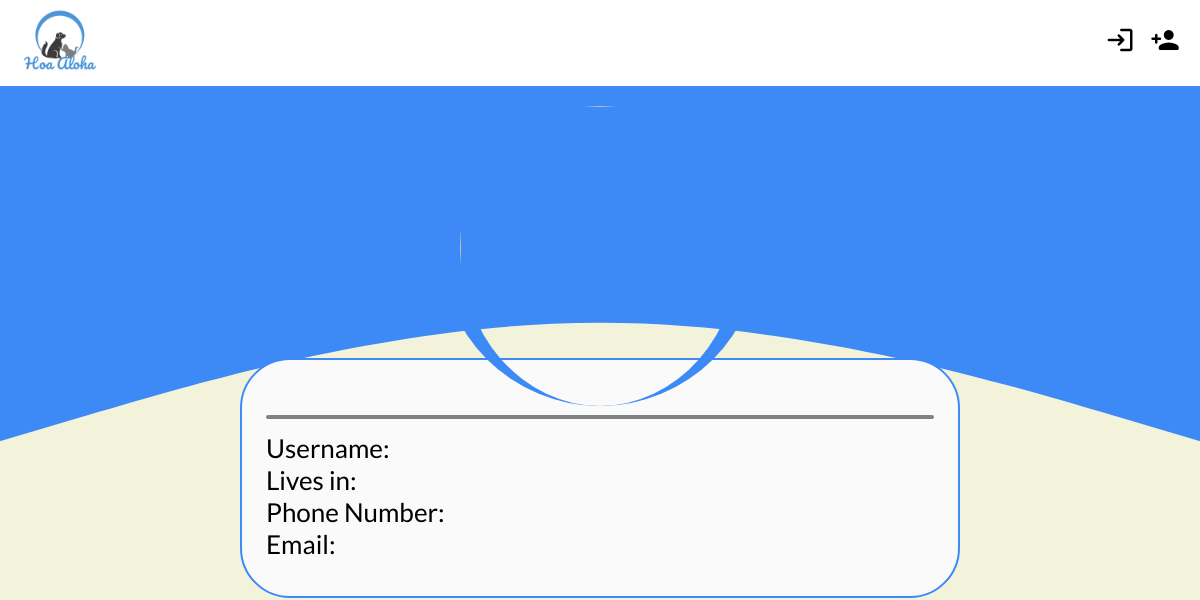
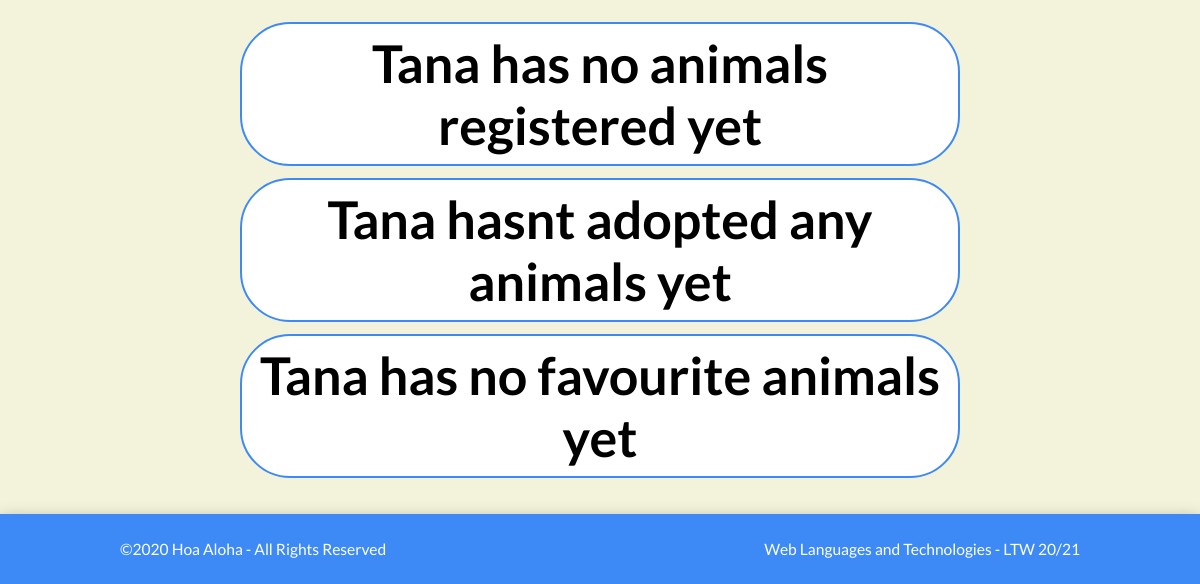
The page /pages/profile.php?username=Tana on the database as committed earlier (2 pictures, top to bottom).
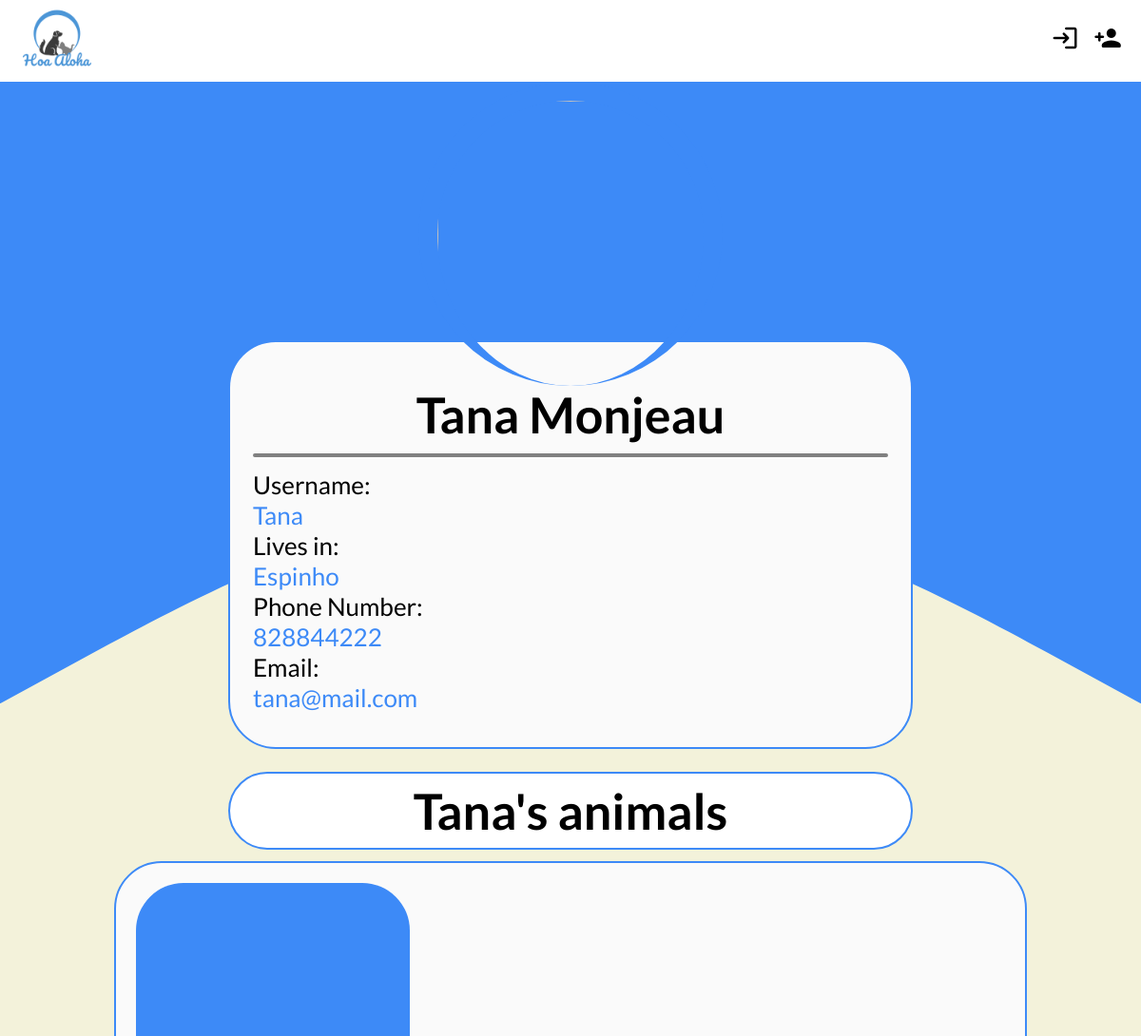
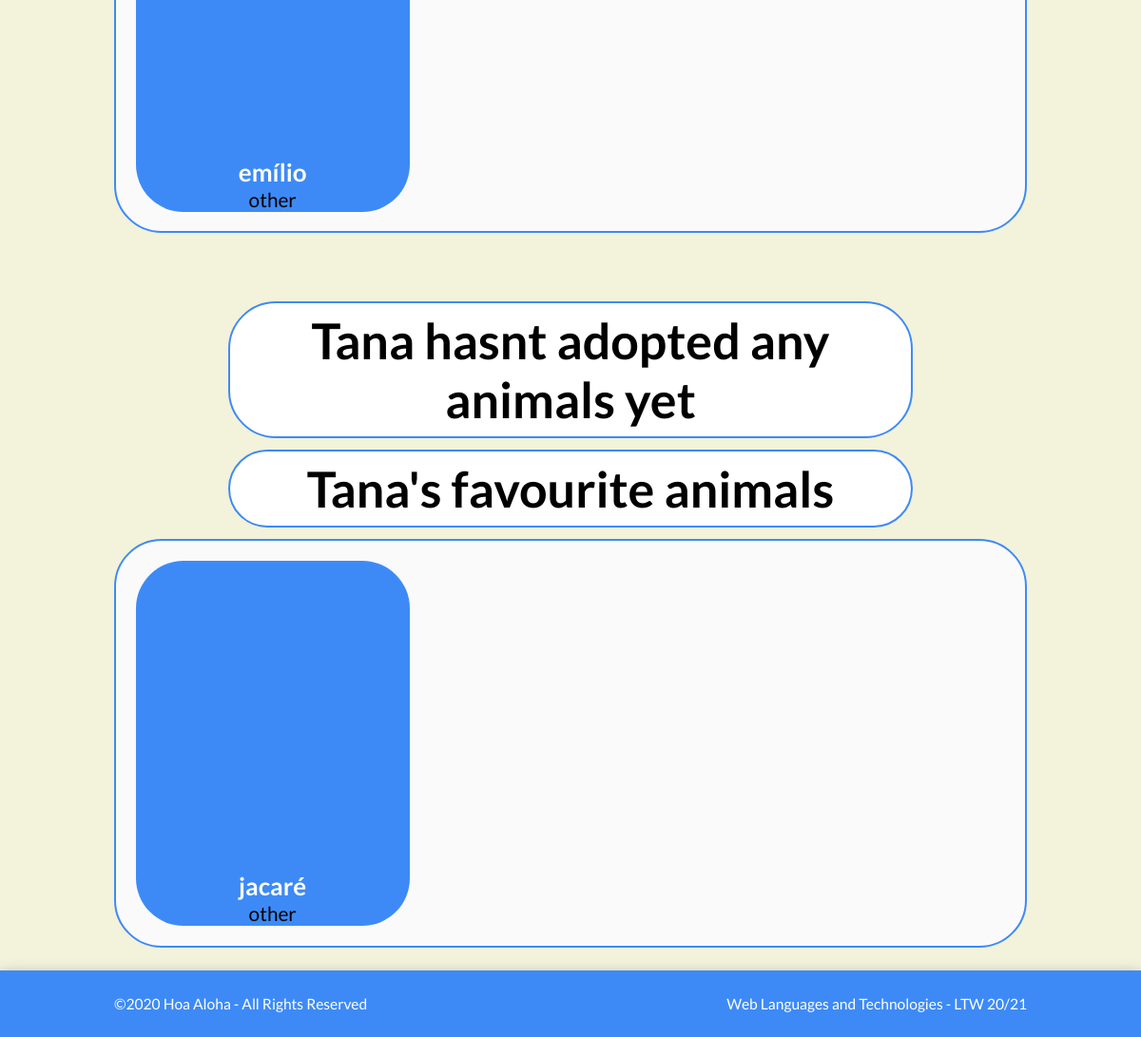
The same page on the database as committed later (2 pictures, top to bottom).
### tables this page shows
CREATE TABLE UserPhotos(
	idUser         	INTEGER REFERENCES UserEntities(id) ON DELETE CASCADE,
	idPhoto        	INTEGER REFERENCES Photos(id) ON DELETE CASCADE,
	PRIMARY KEY 	(idUser,idPhoto)
);

CREATE TABLE UserEntities (
	id              INTEGER PRIMARY KEY AUTOINCREMENT,
	name            VARCHAR(255) NOT NULL,
    username        VARCHAR(255) UNIQUE,
    password        VARCHAR(255) NOT NULL,
	location     	VARCHAR(255) NOT NULL,
	phoneNumber		INT NOT NULL,
	email           VARCHAR(255) NOT NULL
);

CREATE TABLE Topics(
	id 				INTEGER PRIMARY KEY,
    idUserEntity    INTEGER NOT NULL REFERENCES UserEntities(id) ON DELETE CASCADE,
    idPet           INTEGER NOT NULL UNIQUE REFERENCES Pets(id) ON DELETE CASCADE,
	description     VARCHAR(255) NOT NULL,
	data            DATATIME NOT NULL
);

CREATE TABLE Pets(
	id          INTEGER PRIMARY KEY AUTOINCREMENT,
	name        VARCHAR(255) NOT NULL,
	species   	VARCHAR(255) NOT NULL,
	breed       VARCHAR(255) NOT NULL,
	weight      FLOAT,
	color 	    VARCHAR(255) NOT NULL,
	dimension   VARCHAR(255) NOT NULL,
	gender		VARCHAR(255) NOT NULL,
	age			INTEGER NOT NULL
);

CREATE TABLE UserFavourites(
	idUser       	INTEGER REFERENCES UserEntities(id) ON DELETE CASCADE,
	idTopic      	INTEGER REFERENCES Topics(id) ON DELETE CASCADE,
	PRIMARY KEY 	(idUser,idTopic)
);

### database/db_user.php (called while the page is built, shortened)
<?php
  function getUser($username){
    $db = Database::instance()->db();
    $stmt = $db->prepare('SELECT * FROM UserEntities INNER JOIN UserPhotos ON UserEntities.id = UserPhotos.idUser WHERE username = ?');
    $stmt->execute(array($username));
    return $stmt->fetch();
  }
?>

### database/db_animal.php (called while the page is built, shortened)
<?php
  function getAnimal($id) {
    $db = Database::instance()->db();
    $stmt = $db->prepare('SELECT * FROM Pets INNER JOIN PetPhotos ON Pets.id = PetPhotos.idPet WHERE id = ?');
    $stmt->execute(array($id));
    return $stmt->fetchAll();
  }
?>

### database/db_topic.php (called while the page is built, shortened)
<?php
  function getTopic($id) {
    $db = Database::instance()->db();
    $stmt = $db->prepare('SELECT Topics.id, idPet, username, data, description FROM Topics INNER JOIN UserEntities ON Topics.idUserEntity=UserEntities.id WHERE Topics.id = ?');
    $stmt->execute(array($id));
    return $stmt->fetch();
  }
  function getTopicsPostedByUser($idUser){
    $db = Database::instance()->db();
    $stmt = $db->prepare('SELECT DISTINCT * FROM Topics WHERE Topics.idUserEntity = ?');
    $stmt->execute(array($idUser));
    return $stmt->fetchAll();
  }
?>

### database/db_proposal.php (called while the page is built, shortened)
<?php
    function isAnimalAdopted($idPet){
        $db = Database::instance()->db();
        $stmt = $db->prepare('SELECT Proposals.* FROM Proposals, Topics WHERE Proposals.idTopic = Topics.id AND Topics.idPet = ?');
        $stmt->execute(array($idPet));
        $results = $stmt->fetchAll();
        return false;
    }
?>

### database/db_favourites.php (called while the page is built, shortened)
<?php
  function getUsersFavourites($idUser){
    $db = Database::instance()->db();
    $stmt = $db->prepare('SELECT * FROM UserFavourites WHERE UserFavourites.idUser = ?');
    $stmt->execute(array($idUser));
    return $stmt->fetchAll();
  }
?>

### templates/tpl_topic.php (the view, shortened to what this page needs)
<?php function draw_topic_in_profile($id, $animal){
?>
    <li>
      <div class="profile-animal-container" >
        <a href="../pages/topic.php?id=<?=$id?>">
          <div class="animal-photo" style="background-image: url(../database/db_link_image.php?id=<?php echo $animal[0]['idPhoto'];?>);">
          </div>
          <div class="animal-text">
            <div class="animal-name"><?=htmlentities($animal[0]['name'])?></div>
            <div class="animal-species"><?=$animal[0]['species']?></div>
          </div>
        </a>
      </div>
    </li>
<?php } ?>

### templates/tpl_common.php (shortened to what this page needs)
<?php
include_once('../templates/tpl_auth.php');
function draw_header($draw_login = true) {
 ?>
  <!DOCTYPE html>
  <html lang="en">
    <head>
        <link rel="stylesheet" href="../css/style.css">
        <link rel="stylesheet" href="https://cdnjs.cloudflare.com/ajax/libs/font-awesome/4.7.0/css/font-awesome.min.css">
    </head>
    <body>
        <header>
            <a href="main.php">
                <img class="logo" src="../assets/logo.png" width="80" height="80">
            </a>
            <ul class="authentication">
                <?php if ($draw_login){
                    if (isset($_SESSION['username']) && !empty($_SESSION['username'])) draw_logout($_SESSION['username']);
                    else draw_login_button();
                }?>
            </ul>
        </header>
<?php } ?>
<?php function draw_footer() {
  ?>
    <footer>
        <div class="footer-content">
            <h2>©2020 Hoa Aloha - All Rights Reserved</h2>
            <h2>Web Languages and Technologies - LTW 20/21</h2>
        </div>
    </footer>
  </body>
</html>
<?php } ?>

### templates/tpl_auth.php (shortened to what this page needs)
<?php function draw_login_button() {
  ?>
  <li><a href="#" id="loginButton" class="button"><span class="material-icons-round">login</span></a></li>
  <li><a href="../pages/register.php"><span class="material-icons-round">person_add</span></a></li>
<?php } ?>

### templates/tpl_profile.php (shortened to what this page needs)
<?php function draw_profile($user){
?>
<div class="profile-page-complete">
    <div class="profile-container">
        <div class="user-photo">
            <img src="../database/db_link_image.php?id=<?php echo $user['idPhoto'];?>" width="200" height="200">
        </div>
        <div class="user-card">
            <div class="user-title">
                <div class="user-name"> <h1><?=htmlentities($user['name'])?></h1> </div>
            </div>
            <hr>
            <div class= "user-information">
                <div class="user-username"> <h4>Username:</h4> <?=$user['username'] ?> </div>
                <div class="user-location"> <h4>Lives in:</h4> <?=htmlentities($user['location'])?> </div>
                <div class="user-contacts">
                    <div class="user-phone"> <h4>Phone Number:</h4> <?=htmlentities($user['phoneNumber'])?></div>
                    <div class="user-email"> <h4>Email:</h4> <?=htmlentities($user['email'])?> </div>
                </div>
            </div>
        </div>
    </div>
<?php } ?>
<?php function start_profile_animals_up_for_adoption_div($username, $is_own_profile, $n_topics){
?>
    <?php
        $string = $is_own_profile ?
            ($n_topics > 0 ? 'Your animals up for adoption' : 'You have no animals registered yet. <a href=../pages/add_animal.php>Lets change that!</a>') :
            ($n_topics > 0 ? $username . chr(39) . 's animals' : $username . ' has no animals registered yet');
    ?>
    <div class="profile-animals-title-container">
        <h1><?= $string ?></h1>
    </div>
    <?php
        if ($n_topics > 0){
    ?>
    <div class="profile-animals-ext-container">
        <div class="profile-animals-container">
    <?php
        }
    ?>
<?php } ?>
<?php function end_profile_animals_up_for_adoption_div($n_topics){
?>
    <?php if($n_topics > 0){ ?>
            </div>
        </div>
    <?php } ?>
<?php } ?>
<?php function start_profile_animals_adopted_div($username, $is_own_profile, $n_topics){
?>
    <?php
        $string = $is_own_profile ?
            ($n_topics > 0 ? 'The animals you have adopted' : 'You havent adopted any animals yet...') :
            ($n_topics > 0 ? $username . chr(39) . 's adopted animals' : $username . ' hasnt adopted any animals yet');
    ?>
    <div class="profile-adopted-title-container">
        <h1><?= $string ?></h1>
    </div>
<?php } ?>
<?php function start_profile_favourites_div($username, $is_own_profile, $n_favourites){
?>
    <?php
        $string = $is_own_profile ?
            ($n_favourites > 0 ? 'Your favourite animals' : 'You have no favourite animals yet') :
            ($n_favourites > 0 ? $username . chr(39) . 's favourite animals' : $username . ' has no favourite animals yet');
    ?>
    <div class="profile-favourites-title-container">
        <h1><?= $string ?></h1>
    </div>
    <?php
        if ($n_favourites > 0){
    ?>
    <div class="profile-favourites-ext-container">
        <div class="profile-favourites-container">
    <?php
        }
    ?>
<?php } ?>
<?php function end_profile_favourites_div($n_favourites){
?>
    <?php if($n_favourites > 0){ ?>
            </div>
        </div>
    <?php } ?>
    </div>
<?php } ?>

### pages/profile.php (shortened to what this page needs)
<?php
  include_once('../templates/tpl_common.php');
  include_once('../templates/tpl_profile.php');
  include_once('../templates/tpl_topic.php');
  include_once("../database/db_user.php");
  include_once("../database/db_animal.php");
  include_once("../database/db_topic.php");
  include_once("../database/db_favourites.php");
  include_once("../database/db_proposal.php");
  $username = $_GET['username'];
  $profile = getUser($username);
  $topicsPosted = getTopicsPostedByUser($profile['id']);
  $topicsAdopted = getTopicsAdoptedByUser($profile['id']);
  $usersFavourites = getUsersFavourites($profile['id']);
  draw_header();
  draw_profile($profile);
  start_profile_animals_up_for_adoption_div($username, (@$_SESSION['username'] == $username), count($topicsPosted));
  foreach($topicsPosted as &$thisPosted) {
    if ($thisPosted != null) {
      $animal = getAnimal($thisPosted['idPet']);
      $isAdopted = isAnimalAdopted($thisPosted['idPet']);
      if ($animal != null && !$isAdopted) draw_topic_in_profile($thisPosted['id'], $animal);
    }
  }
  end_profile_animals_up_for_adoption_div(count($topicsPosted));
  start_profile_animals_adopted_div($username, (@$_SESSION['username'] == $username), count($topicsAdopted));
  start_profile_favourites_div($username, (@$_SESSION['username'] == $username), count($usersFavourites));
  foreach($usersFavourites as &$favourite) {
    if ($favourite != null) {
      $fav_topic = getTopic($favourite['idTopic']);
      if ($fav_topic != null){
        $animal = getAnimal($fav_topic['idPet']);
        if ($animal != null) draw_topic_in_profile($fav_topic['id'], $animal);
      }
    }
  }
  end_profile_favourites_div(count($usersFavourites));
  draw_footer();
  ?>

Rows that differ between the two databases and show on the page:
added userphotos: idUser.name "Tana Monjeau", idUser.username "Tana", idUser.location "Espinho", idUser.phoneNumber "828844222", idUser.email "tana@mail.com"
added topics: idPet.name "emílio", idPet.species "other"
added userfavourites: pets.name "jacaré", pets.species "other"
Other text that changed with them:
$username: (not shown) → "Tana"
chr(39): (not shown) → "'"
$string: "Tana has no favourite animals yet" → "Tana's favourite animals"
$username: "Tana" → (not shown)
text no longer shown: "has no animals registered yet"
text now shown: "s animals"
